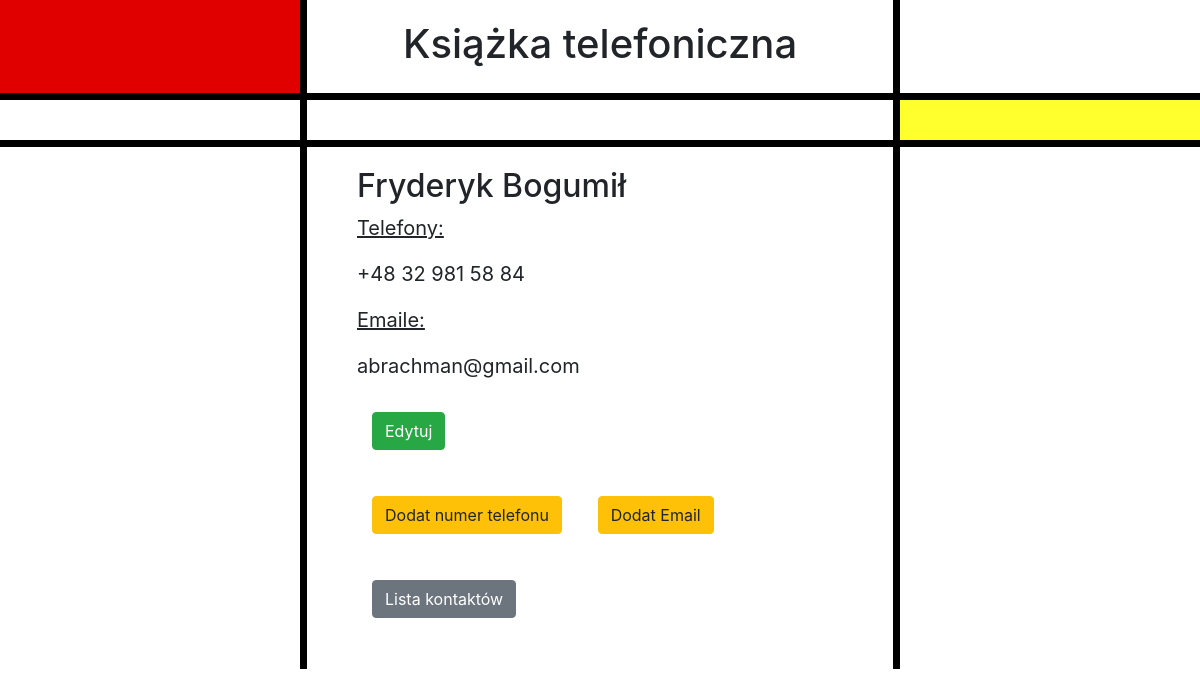
The app's page /phone_book_app/41/ with its own data.
### phone_book_app/models.py (models this page shows, shortened)
class Osoba(models.Model):
    imie = models.CharField(max_length=50)
    nazwisko = models.CharField(max_length=50)

class Telefon(models.Model):
    osoba = models.ForeignKey(Osoba, on_delete=models.CASCADE, editable=False, null=True, related_name='telefony')
    telefon = models.CharField(max_length=50)

class Email(models.Model):
    osoba = models.ForeignKey(Osoba, on_delete=models.CASCADE, editable=False, null=True, related_name='maile')
    email = models.EmailField()

### phone_book_app/views.py (the view)
# urls.py: path('<int:pk>/', views.OsobaDetailView.as_view(), name='detail'),
class OsobaDetailView(DetailView):
    context_object_name = 'people_detail'
    model = models.Osoba
    template_name = 'phone_book_app/contact_detail.html'

### phone_book_app/templates/phone_book_app/contact_detail.html (shortened to what this page needs)
{% extends "phone_book_app/base.html" %}
{% block body_block %}
<div class="container">
<h2>{{people_detail.imie}} {{people_detail.nazwisko}}</h2>
<p><u>Telefony:</u></p>
{% if people_detail.telefony.all %}
  {% for person in people_detail.telefony.all %}
    <p>{{person.telefon}}</p>
  {% endfor %}
  {% else %}
  <p>brak</p>
  {% endif %}
  <p><u>Emaile:</u></p>
      {% if people_detail.maile.all %}
    {% for person in people_detail.maile.all %}
      <p>{{person.email}}</p>
    {% endfor %}
    {% else %}
    <p>brak</p>
    {% endif %}
<p><a class='btn btn-success' href="{% url 'update' people_detail.id %}">Edytuj</a></p>
<p><a class='btn btn-warning' href="{% url 'createtel' people_detail.id %}">Dodat numer telefonu</a>
   <a class='btn btn-warning' href="{% url 'createmail' people_detail.id %}">Dodat Email</a>
</p>
<p><a class='btn btn-secondary' href="{% url 'list' %}">Lista kontaktów</a></p>
</div>
{% endblock %}

### phone_book_app/static/css/styles.css (style rules this page uses)
.btn { text-align: left; margin: 15px; }

### records on screen
Osoba: imie "Fryderyk", nazwisko "Bogumił"
Telefon: telefon "+48 32 981 58 84"
Email: email "abrachman@gmail.com"
